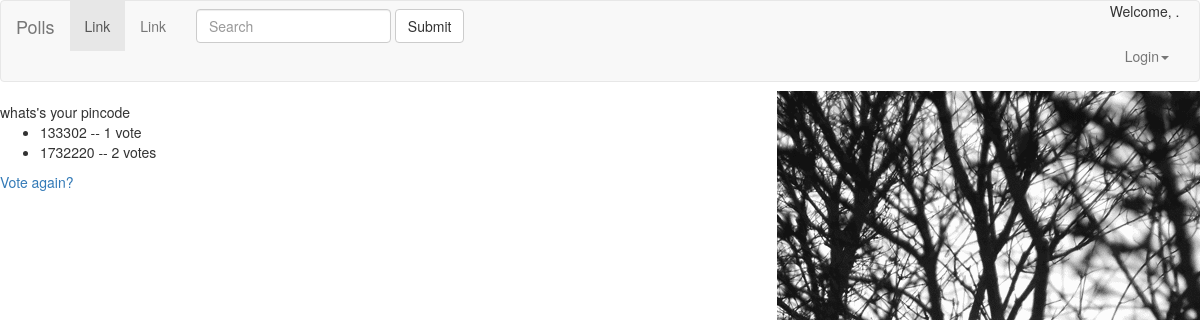
Before: /polls/4/results/ with the older database file.
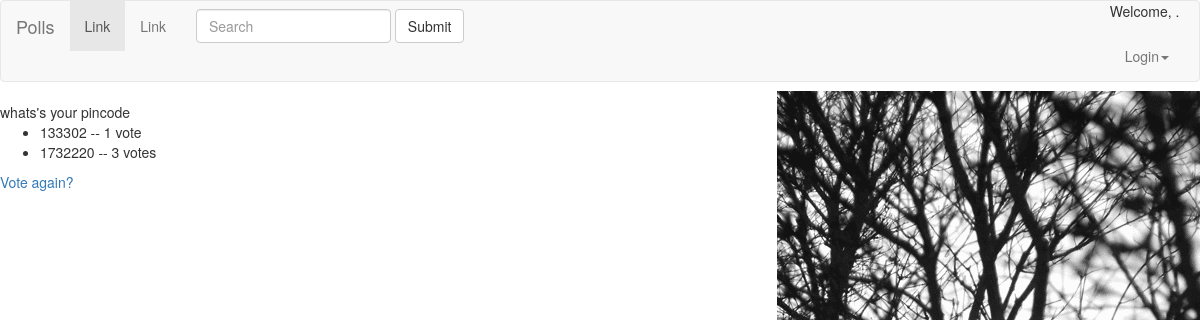
After: the same page with the newer database file.
### polls/models.py (models this page shows, shortened)
class Question(models.Model):
     question_text = models.CharField(max_length=200)
     pub_date = models.DateTimeField('date published')
     def was_published_recently(self):
         now = timezone.now()
         return now - datetime.timedelta(days=1) <= self.pub_date <= now
     was_published_recently.admin_order_field = 'pub_date'
     was_published_recently.boolean = True
     was_published_recently.short_description = 'Published recently ?'

class Choice(models.Model):
     question = models.ForeignKey(Question, on_delete=models.CASCADE)
     choice_text = models.CharField(max_length=200)
     votes = models.IntegerField(default=0)

### polls/views.py (the view)
# urls.py: url(r'^(?P<pk>[0-9]+)/results/$', views.ResultsView.as_view(), name='results'),
class ResultsView(generic.DetailView):
    model = Question
    template_name = 'polls/results.html'

### polls/templates/polls/results.html
{% extends './base.html' %}¬
{% block content %}
<h>{{ question.question_text }}</h1>
<ul>
{% for choice in question.choice_set.all %}
    <li>{{ choice.choice_text }} -- {{ choice.votes }} vote{{ choice.votes|pluralize }}</li>
{% endfor %}
</ul>
<a href="{% url 'polls:detail' question.id %}">Vote again?</a>
{% endblock %}¬

### polls/templates/polls/base.html (shortened to what this page needs)
<CTYPE html>
<html lang="en">
  <head>
    <link href="/static/polls/style.css" type="text/css" rel="stylesheet">
    <link href="/static/bootstrap/css/bootstrap.min.css" rel="stylesheet">
  </head>
  <body>
<nav class="navbar navbar-default">
  <div class="container-fluid">
    <div class="navbar-header">
      <a class="navbar-brand" href="#">Polls</a>
    </div>
    <div class="collapse navbar-collapse" id="bs-example-navbar-collapse-1">
      <ul class="nav navbar-nav">
        <li class="active"><a href="#">Link <span class="sr-only">(current)</span></a></li>
        <li><a href="#">Link</a></li>
      </ul>
      <form class="navbar-form navbar-left">
        <div class="form-group">
          <input type="text" class="form-control" placeholder="Search">
        </div>
        <button type="submit" class="btn btn-default">Submit</button>
      </form>
      <ul class="nav navbar-nav navbar-right">
        <p>Welcome, {{ user.username }}.</p>
        <li class="dropdown">
          <a href="#" class="dropdown-toggle" data-toggle="dropdown" role="button" aria-haspopup="true" aria-expanded="false">Login<span class="caret"></span></a>
        </li>
      </ul>
    </div>
  </div>
</nav>
{% block content %}
{% endblock %}
</body>
</html>

### polls/static/polls/style.css (style rules this page uses)
li a { color: green; }
body { background: white url("images/i1.gif") no-repeat right; }

Changed rows visible on the page:
changed Choice (number 2 of 2 on the later page): votes "2" → "3"
